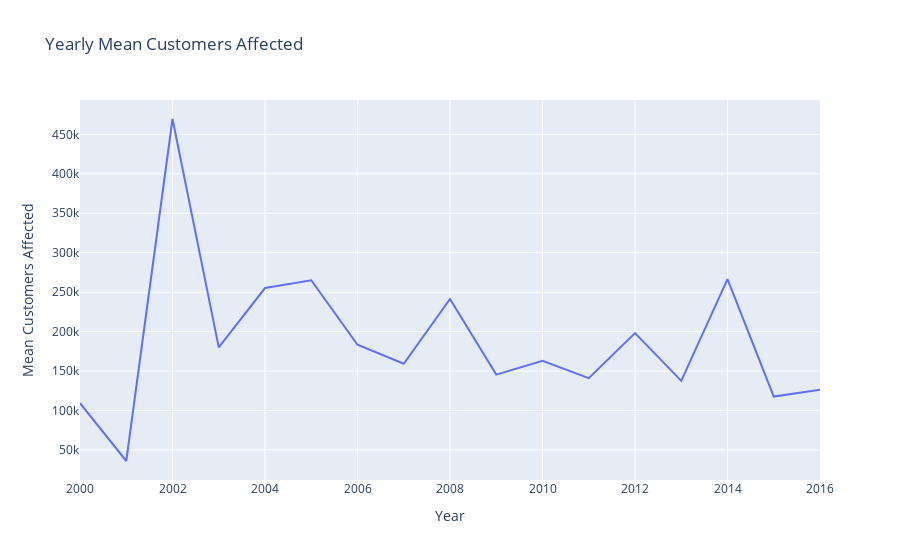

Here is the notebook cell this chart was saved with:
### Markdown cell above
Mean outage durations seem to decrease over time, which is great news! Surely, improvements have been made over the years to try to prevent these incidents.

### Code cell
# create a scatter plot where the x values are years in sorted order and the 
# x values are the mean number of customers affected for each year

fig4 = px.line(x=severe_weather.groupby("YEAR").mean().index, 
               y=severe_weather.groupby("YEAR").mean()["CUSTOMERS.AFFECTED"],
              labels={'x': 'Year', 'y':'Mean Customers Affected'},
              title="Yearly Mean Customers Affected")

fig4.show()

### Figure 1 — Plotly figure (JSON) as saved in the notebook; plotly's stock layout.template omitted (floating-point values rounded to 4 significant figures)
{"data": [{"hovertemplate": "Year=%{x}<br>Mean Customers Affected=%{y}<extra></extra>", "legendgroup": "", "line": {"color": "#636efa", "dash": "solid"}, "marker": {"symbol": "circle"}, "mode": "lines", "name": "", "orientation": "v", "showlegend": false, "type": "scatter", "x": [2000, 2001, 2002, 2003, 2004, 2005, 2006, 2007, 2008, 2009, 2010, 2011, 2012, 2013, 2014, 2015, 2016], "xaxis": "x", "y": [109300.0, 36073, 469400.0, 180000.0, 255300.0, 265100.0, 183300.0, 159300.0, 241300.0, 145500.0, 163000.0, 141000.0, 198200.0, 137700.0, 266500.0, 117700.0, 126200.0], "yaxis": "y"}], "layout": {"legend": {"tracegroupgap": 0}, "title": {"text": "Yearly Mean Customers Affected"}, "xaxis": {"anchor": "y", "domain": [0, 1], "title": {"text": "Year"}}, "yaxis": {"anchor": "x", "domain": [0, 1], "title": {"text": "Mean Customers Affected"}}}}
